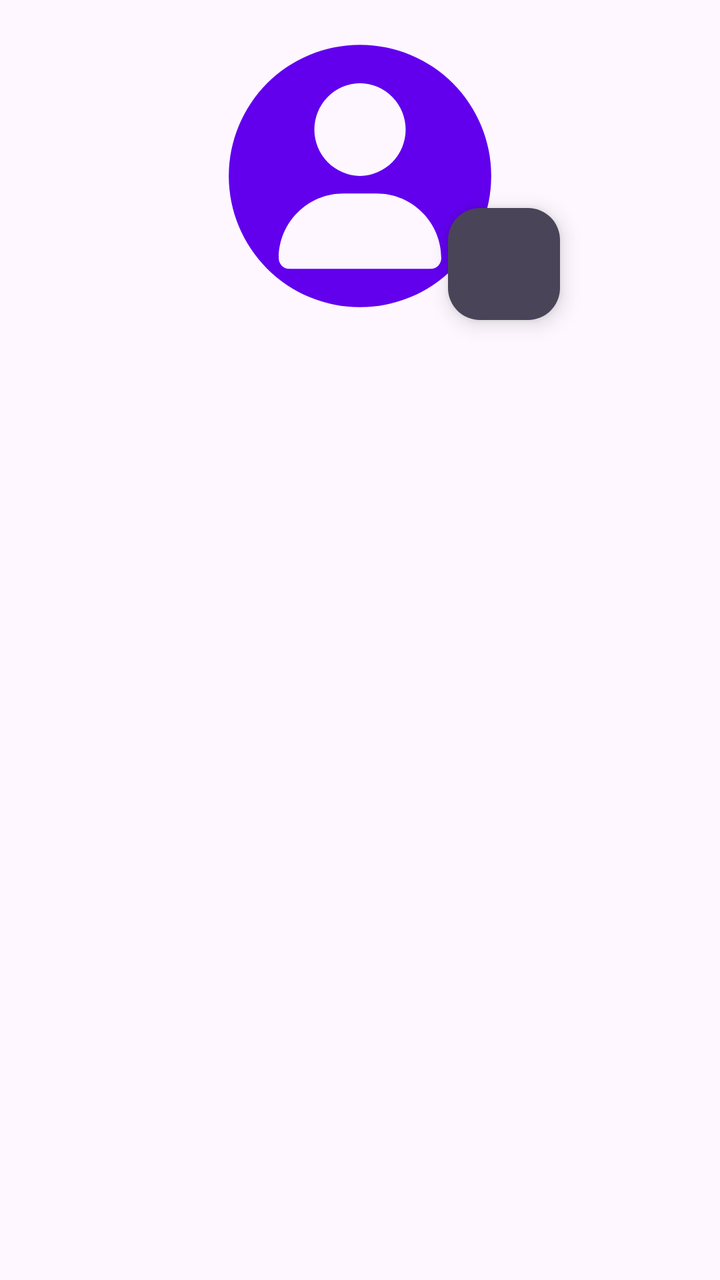
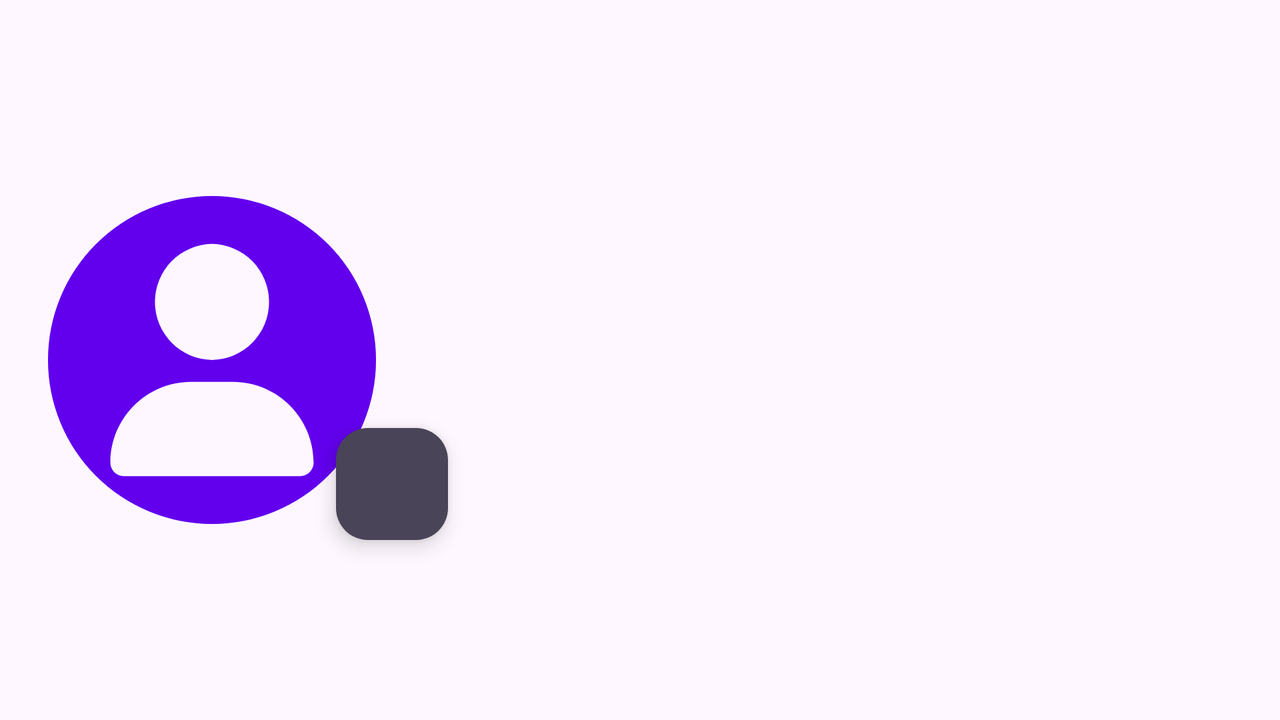

One screen, two layout resources from the same app: the default and the repository's alternative for another configuration. Each is rendered where Android would select it; the XML of both is given below.
<!-- AndroidManifest.xml: activity theme Theme.Piccy.ActionBar -->
<!-- res/layout/activity_profile.xml -->
<?xml version="1.0" encoding="utf-8"?>
<androidx.constraintlayout.widget.ConstraintLayout xmlns:android="http://schemas.android.com/apk/res/android"
    xmlns:app="http://schemas.android.com/apk/res-auto"
    xmlns:tools="http://schemas.android.com/tools"
    android:layout_width="match_parent"
    android:layout_height="match_parent"
    tools:context=".view.profile.ProfileActivity">

    <ImageView
        android:id="@+id/imageView"
        android:layout_width="0dp"
        android:layout_height="0dp"
        android:layout_marginTop="16dp"
        android:contentDescription="Profile picture"
        app:layout_constraintDimensionRatio="1:1"
        app:layout_constraintEnd_toStartOf="@+id/guideline2"
        app:layout_constraintStart_toStartOf="@+id/guideline1"
        app:layout_constraintTop_toTopOf="parent"
        app:layout_constraintWidth_max="200dp"
        app:srcCompat="@drawable/user_circle_cutout"
        app:tint="?attr/colorPrimary" />

    <androidx.constraintlayout.widget.Guideline
        android:id="@+id/guideline1"
        android:layout_width="wrap_content"
        android:layout_height="wrap_content"
        android:orientation="vertical"
        app:layout_constraintGuide_percent="0.3" />

    <androidx.constraintlayout.widget.Guideline
        android:id="@+id/guideline2"
        android:layout_width="wrap_content"
        android:layout_height="wrap_content"
        android:orientation="vertical"
        app:layout_constraintGuide_percent="0.7" />

    <androidx.fragment.app.FragmentContainerView
        android:id="@+id/fragmentContainerView2"
        android:layout_width="0dp"
        android:layout_height="wrap_content"
        android:layout_marginStart="8dp"
        android:layout_marginTop="24dp"
        android:layout_marginEnd="8dp"
        app:layout_constraintBottom_toBottomOf="parent"
        app:layout_constraintEnd_toEndOf="parent"
        app:layout_constraintStart_toStartOf="parent"
        app:layout_constraintTop_toBottomOf="@+id/imageView" />

    <androidx.constraintlayout.widget.ConstraintLayout
        android:id="@+id/loading_screen"
        android:layout_width="match_parent"
        android:layout_height="match_parent"
        android:background="#FFFFFF"
        app:layout_constraintBottom_toBottomOf="parent"
        app:layout_constraintEnd_toEndOf="parent"
        app:layout_constraintStart_toStartOf="parent"
        app:layout_constraintTop_toTopOf="parent"
        tools:visibility="gone">

        <TextView
            android:id="@+id/textView3"
            android:layout_width="wrap_content"
            android:layout_height="wrap_content"
            android:text="Loading"
            android:textSize="20sp"
            app:layout_constraintBottom_toBottomOf="parent"
            app:layout_constraintEnd_toStartOf="@+id/progressBar"
            app:layout_constraintHorizontal_chainStyle="packed"
            app:layout_constraintStart_toStartOf="parent"
            app:layout_constraintTop_toTopOf="parent" />

        <ProgressBar
            android:id="@+id/progressBar"
            style="?android:attr/progressBarStyle"
            android:layout_width="wrap_content"
            android:layout_height="wrap_content"
            android:layout_marginStart="16dp"
            app:layout_constraintBottom_toBottomOf="parent"
            app:layout_constraintEnd_toEndOf="parent"
            app:layout_constraintStart_toEndOf="@id/textView3"
            app:layout_constraintTop_toTopOf="parent" />
    </androidx.constraintlayout.widget.ConstraintLayout>

    <com.google.android.material.floatingactionbutton.FloatingActionButton
        android:id="@+id/floatingActionButton"
        android:layout_width="wrap_content"
        android:layout_height="wrap_content"
        android:clickable="true"
        app:backgroundTint="?attr/colorOnSecondaryFixedVariant"
        app:fabSize="mini"
        app:layout_constraintBottom_toBottomOf="@id/imageView"
        app:layout_constraintEnd_toEndOf="@id/imageView"
        app:layout_constraintStart_toEndOf="@id/imageView"
        app:srcCompat="@drawable/baseline_edit_24"
        app:tint="?attr/colorOnPrimary" />

</androidx.constraintlayout.widget.ConstraintLayout>
<!-- resources referenced by this layout -->
<resources>
  <!-- drawable user_circle_cutout (drawable) -->
  <vector xmlns:android="http://schemas.android.com/apk/res/android"
      android:width="210dp"
      android:height="210dp"
      android:viewportWidth="210"
      android:viewportHeight="210">
    <path
        android:pathData="M105,9.32A95.68,95.68 0,0 0,9.32 105A95.68,95.68 0,0 0,105 200.68A95.68,95.68 0,0 0,200.68 105A95.68,95.68 0,0 0,105 9.32zM105,37.27A33.87,33.87 0,0 1,105 105A33.87,33.87 0,0 1,105 37.27zM92.91,117.7L117.09,117.7C143.15,117.7 164.27,138.81 164.27,164.88C164.27,169.21 160.75,172.73 156.41,172.73L53.59,172.73C49.25,172.73 45.73,169.21 45.73,164.88C45.73,138.81 66.85,117.7 92.91,117.7z"
        android:strokeWidth="3.175"
        android:fillColor="#000000"
        android:strokeColor="#00000000"/>
  </vector>
  <style name="Theme.Piccy.ActionBar" parent="Theme.Piccy">
          <item name="windowActionBar">true</item>
          <item name="windowNoTitle">false</item>
      </style>
  <style name="Theme.Piccy" parent="Theme.Material3.Light.NoActionBar">
          
          <item name="colorPrimary">@color/purple_500</item>
          <item name="colorPrimaryVariant">@color/purple_700</item>
          <item name="colorOnPrimary">@color/white</item>
          
          <item name="colorSecondary">@color/teal_200</item>
          <item name="colorSecondaryVariant">@color/teal_700</item>
          <item name="colorOnSecondary">@color/black</item>
          
          <item name="android:navigationBarColor">?attr/colorOnPrimary</item>
          
          <item name="colorBackgroundTranslucent">@color/black_translucent</item>
      </style>
  <color name="purple_500">#FF6200EE</color>
  <color name="purple_700">#FF3700B3</color>
  <color name="white">#FFFFFFFF</color>
  <color name="teal_200">#FF03DAC5</color>
  <color name="teal_700">#FF018786</color>
  <color name="black">#FF000000</color>
  <color name="black_translucent">#0F000000</color>
</resources>
<!-- res/layout-land/activity_profile.xml (the repository's variant of the layout above) -->
<!-- drawn on the phone turned sideways -->
<?xml version="1.0" encoding="utf-8"?>
<androidx.constraintlayout.widget.ConstraintLayout xmlns:android="http://schemas.android.com/apk/res/android"
    xmlns:app="http://schemas.android.com/apk/res-auto"
    xmlns:tools="http://schemas.android.com/tools"
    android:layout_width="match_parent"
    android:layout_height="match_parent"
    tools:context=".view.profile.ProfileActivity">

    <ImageView
        android:id="@+id/imageView"
        android:layout_width="0dp"
        android:layout_height="0dp"
        android:layout_marginStart="16dp"
        android:contentDescription="Profile picture"
        app:layout_constraintBottom_toTopOf="@+id/guideline4"
        app:layout_constraintDimensionRatio="1:1"
        app:layout_constraintStart_toStartOf="parent"
        app:layout_constraintTop_toTopOf="@+id/guideline3"
        app:layout_constraintWidth_max="300dp"
        app:srcCompat="@drawable/user_circle_cutout"
        app:tint="?attr/colorPrimary" />

    <androidx.constraintlayout.widget.Guideline
        android:id="@+id/guideline3"
        android:layout_width="wrap_content"
        android:layout_height="wrap_content"
        android:orientation="horizontal"
        app:layout_constraintGuide_percent="0.25" />

    <androidx.constraintlayout.widget.Guideline
        android:id="@+id/guideline4"
        android:layout_width="wrap_content"
        android:layout_height="wrap_content"
        android:orientation="horizontal"
        app:layout_constraintGuide_percent="0.75" />

    <ScrollView
        android:layout_width="0dp"
        android:layout_height="wrap_content"
        android:layout_marginStart="16dp"
        android:fadingEdgeLength="150dp"
        android:requiresFadingEdge="vertical"
        app:layout_constraintBottom_toBottomOf="parent"
        app:layout_constraintEnd_toEndOf="parent"
        app:layout_constraintStart_toEndOf="@+id/imageView"
        app:layout_constraintTop_toTopOf="parent">

        <androidx.fragment.app.FragmentContainerView
            android:id="@+id/fragmentContainerView2"
            android:layout_width="match_parent"
            android:layout_height="wrap_content"
            android:layout_marginStart="16dp"
            android:layout_marginEnd="8dp" />
    </ScrollView>

    <androidx.constraintlayout.widget.ConstraintLayout
        android:id="@+id/loading_screen"
        android:layout_width="match_parent"
        android:layout_height="match_parent"
        android:background="#FFFFFF"
        app:layout_constraintBottom_toBottomOf="parent"
        app:layout_constraintEnd_toEndOf="parent"
        app:layout_constraintStart_toStartOf="parent"
        app:layout_constraintTop_toTopOf="parent"
        tools:visibility="gone">

        <TextView
            android:id="@+id/textView3"
            android:layout_width="wrap_content"
            android:layout_height="wrap_content"
            android:text="Loading"
            android:textSize="20sp"
            app:layout_constraintBottom_toBottomOf="parent"
            app:layout_constraintEnd_toStartOf="@+id/progressBar"
            app:layout_constraintHorizontal_chainStyle="packed"
            app:layout_constraintStart_toStartOf="parent"
            app:layout_constraintTop_toTopOf="parent" />

        <ProgressBar
            android:id="@+id/progressBar"
            style="?android:attr/progressBarStyle"
            android:layout_width="wrap_content"
            android:layout_height="wrap_content"
            android:layout_marginStart="16dp"
            app:layout_constraintBottom_toBottomOf="parent"
            app:layout_constraintEnd_toEndOf="parent"
            app:layout_constraintStart_toEndOf="@id/textView3"
            app:layout_constraintTop_toTopOf="parent" />
    </androidx.constraintlayout.widget.ConstraintLayout>
    <com.google.android.material.floatingactionbutton.FloatingActionButton
        android:id="@+id/floatingActionButton"
        android:layout_width="wrap_content"
        android:layout_height="wrap_content"
        android:clickable="true"
        app:backgroundTint="?attr/colorOnSecondaryFixedVariant"
        app:fabSize="mini"
        app:layout_constraintBottom_toBottomOf="@id/imageView"
        app:layout_constraintEnd_toEndOf="@id/imageView"
        app:layout_constraintStart_toEndOf="@id/imageView"
        app:srcCompat="@drawable/baseline_edit_24"
        app:tint="?attr/colorOnPrimary" />

</androidx.constraintlayout.widget.ConstraintLayout>
